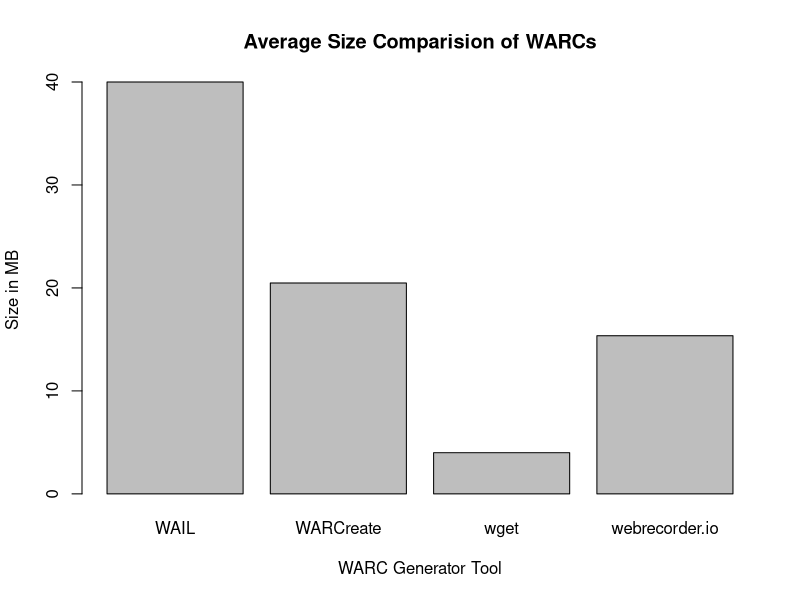

Write the R code that produced this figure.

B <- c(40, 20.48, 4,15.36)
png("Sizehistogram.png")
barplot(B, main="Average Size Comparision of WARCs", xlab="WARC Generator Tool", ylab="Size in MB", names.arg = c("WAIL", "WARCreate","wget","webrecorder.io"))
dev.off()